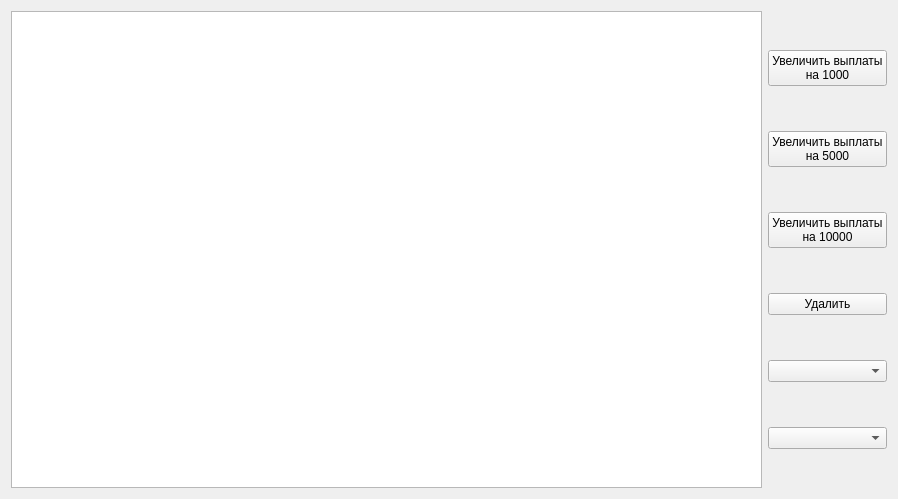
<?xml version="1.0" encoding="UTF-8"?>
<ui version="4.0">
 <class>changing</class>
 <widget class="QWidget" name="changing">
  <property name="geometry">
   <rect>
    <x>0</x>
    <y>0</y>
    <width>898</width>
    <height>499</height>
   </rect>
  </property>
  <property name="windowTitle">
   <string>Form</string>
  </property>
  <layout class="QHBoxLayout" name="horizontalLayout">
   <item>
    <widget class="QTableView" name="tableView"/>
   </item>
   <item>
    <layout class="QVBoxLayout" name="verticalLayout">
     <item>
      <widget class="QPushButton" name="pushButton">
       <property name="text">
        <string>Увеличить выплаты
на 1000</string>
       </property>
      </widget>
     </item>
     <item>
      <widget class="QPushButton" name="pushButton_3">
       <property name="text">
        <string>Увеличить выплаты
на 5000</string>
       </property>
      </widget>
     </item>
     <item>
      <widget class="QPushButton" name="pushButton_4">
       <property name="text">
        <string>Увеличить выплаты
на 10000</string>
       </property>
      </widget>
     </item>
     <item>
      <widget class="QPushButton" name="pushButton_2">
       <property name="text">
        <string>Удалить</string>
       </property>
      </widget>
     </item>
     <item>
      <widget class="QComboBox" name="comboBox"/>
     </item>
     <item>
      <widget class="QComboBox" name="comboBox_2"/>
     </item>
    </layout>
   </item>
  </layout>
 </widget>
 <resources/>
 <connections/>
</ui>
